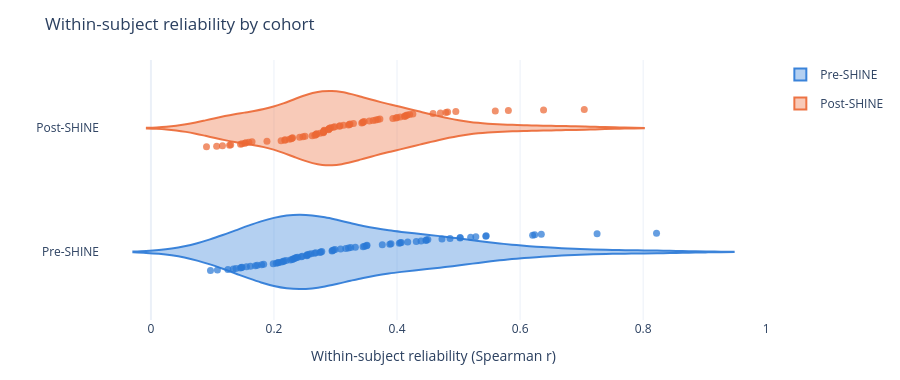

Notebook code for this chart:
### Code cell
fig_reliability(reliability).show()
